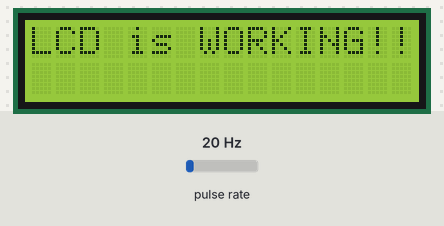
Recording of a sketch running on a simulated Arduino Uno, built with avr-gcc and run on an emulated ATmega328P. Shown: 16×2 character LCD. Wiring (inferred from the names in the program): pulse sensor: data pin 2. Inputs (shaded band) come from the test bench; at power-on: pulse rate 20 Hz. What the sketch prints to the serial monitor is not drawn.

Above: at 3.1 s.
At 4.1 s:
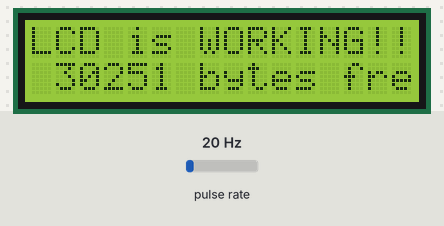
At 13.7 s:
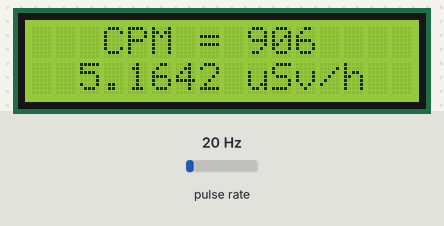
At 32.9 s:
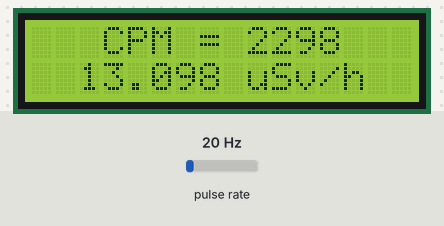

Measured:
- what the display in image 0 shows lasts 1.0 s, from 3.1 s to 4.1 s
- what the display in image 1 shows lasts 2.0 s, from 4.1 s to 6.1 s
- what the display in image 2 shows lasts 19.2 s, from 13.7 s to 32.9 s

The sketch:

NanoPro_MockUp_LCD_GeigerTest.ino
```cpp
//! @author  Identity Withheld <metssigadus@xyz.ee> (l)
//! @date    2018-03-30 1522405388
//! @brief   Networked Geiger Counter sketch
//! @note    The tube being interfaced. LCD and Ether and RTC were previously checked

/*
 DIY Geiger counter
 with an Hitachi HD44780 LCD driver

 Geiger signal fed to  Digital pin 2 (INT0 capable) */

// ========================== include the libraries:
#include <LiquidCrystal.h>
#include <EtherCard.h>

// ========================== defines

// Geiger
// Conversion factor - CPM to uSV/h
#define CONV_FACTOR 0.0057

int geigerPin = 2;
long particles_counted = 0;
long cpm = 0;
long timePreviousMeasure = 0;
long time = 0;
float microSieverts = 0.0;

volatile long count = 0; // intterrupt resilient variable

// ========================== initializing the libraries

/* initialize the library in 4-bit mode according to HW pins:
   RS, Enable, DB4 , DB5, DB6, DB7 */
LiquidCrystal lcd(9, 8, 7, 6, 5, 4);


// ========================== setup()
void setup() {
  Serial.begin(57600);
  delay (3000);
  Serial.println(F("Starting..."));

  lcd_init();

  // --------- Geiger setup
  pinMode(geigerPin, INPUT);
  digitalWrite(geigerPin,HIGH);
  attachInterrupt(0,irqService,FALLING);
} // END of SETUP

// ========================== main()

void loop() {

  // do_whatever_but_fast_enough();

  if (millis()-timePreviousMeasure > 10000){
    cpm = 6 * count;
    microSieverts = cpm * CONV_FACTOR;
    timePreviousMeasure = millis();
    Serial.print("cpm = ");
    Serial.print(cpm,DEC);
    Serial.print(" -===- ");
    Serial.print("uSv/h = ");
    Serial.println(microSieverts,5);
    lcd.clear();
    lcd.setCursor(3, 0);
    lcd.print("CPM =");
    lcd.setCursor(9,0);
    lcd.print(cpm);
    lcd.setCursor(2,1);
    lcd.print(microSieverts,5);
    lcd.setCursor(8,1);
    lcd.print(" uSv/h");
    count = 0;
    }


} // end of MAIN

// -=============== Functions ==============-


// ---------- lcd_init()
static void lcd_init() {
  // set up the LCD's number of columns and rows:
  Serial.println(F("\nInitializing LCD now"));
  lcd.begin(16, 2);
    // set the cursor to column 0, line 1
  // (note: line 1 is the second row, since counting begins with 0):
  lcd.setCursor(0, 0);
  // Print a message to the LCD.
  lcd.print(F("LCD is WORKING!!"));
  delay(1000);
  lcd.setCursor(1, 1);
  lcd.print(freeRam());
  lcd.print(" bytes free");
  delay(2000);
  lcd.clear();
}


// -------------------irqservice()
void irqService(){
  detachInterrupt(0);
  count++;
  while(digitalRead(2)==0){
  }
  attachInterrupt(0,irqService,FALLING);
}


// --------------- loopforever() -> a substitution for  break() not available for Arduino
static void loopforever()
{
  lcd.setCursor(0, 1);
  lcd.print(F("FATAL ERR!!!"));
  while (1); // Do nothing forever
}


// =============== Foreign functions (copied from elsewhere and modded) ================


//--------------- freeRam ----------------

//! @brief    Shows how many bytes of free memory left
//! @details  Some black magic far above the beginners' level
//! @note   Src: https://learn.adafruit.com/memories-of-an-arduino/measuring-free-memory

int freeRam ()
{
  extern int __heap_start, *__brkval;
  int v;
  return (int) &v - (__brkval == 0 ? (int) &__heap_start : (int) __brkval);
}
```
